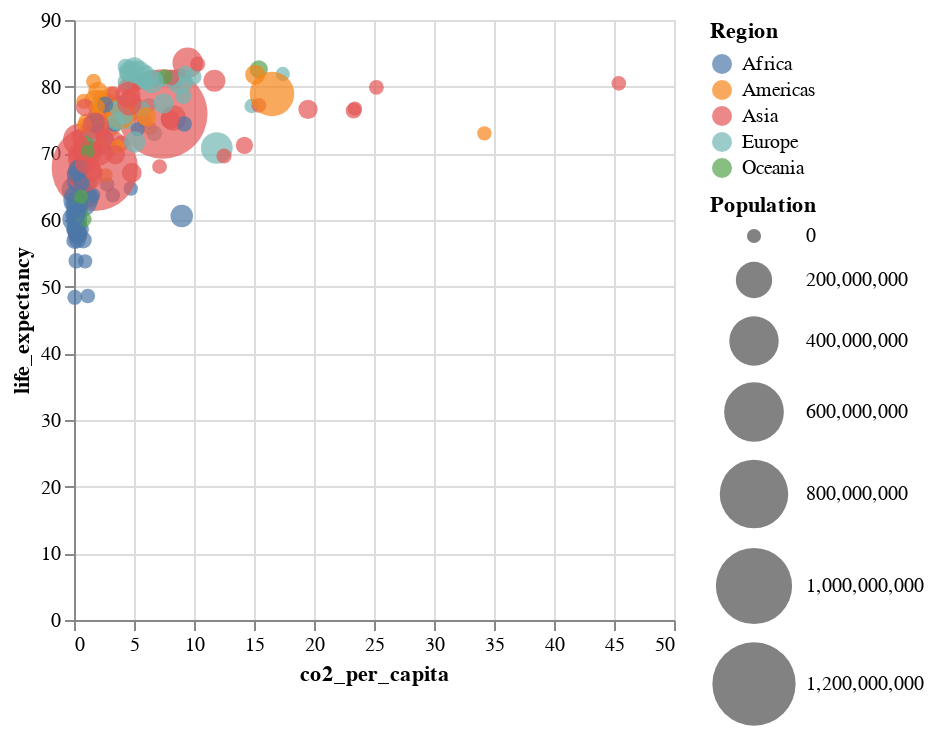

The notebook cell this image was saved under:
### Markdown cell above
<div class="alert alert-info" style="color:black">

### Question 7.1
rubric={accuracy:2,quality:1,viz:1}

<h4>
Python
</h4>
<ol type="1">
<li>Copy in your code from question 2.1 and confirm that your scatter plot is generated properly so that you didn't miss to copy anything.</li>
<li>Add a title of your choice to the chart.</li>
<li>Set the x-axis and y-axis scale so that they don’t include zero and are zoomed in to the extent of the data instead.</li>
<li>Set proper titles for the axis and the legends, which include spaces instead of underscores and are capitalized.</li>
<li>Some of the dots are really hard to see because they are so small and it is a bit difficult to distinguish the changes in size as well. Let’s make everything bigger and emphasize the size difference by using the <a href="https://altair-viz.github.io/gallery/airport_connections.html">range argument to <code>alt.Scale</code></a> (there is a lot of other things going on in this example, so just focus on how they specify <code>size</code>).</li>
<li>Enlarge the axis title font by finding and setting the <a href="https://altair-viz.github.io/user_guide/configuration.html?highlight=titlefont#axis-configuration">right parameter of <code>.configure_axis</code></a></li>
</ol>

</div>

### Code cell
# YOUR PYTHON ANSWER GOES HERE
import pandas as pd
import altair as alt

gap_df = pd.read_csv(
    "https://raw.githubusercontent.com/UofTCoders/workshops-dc-py/master/data/processed/world-data-gapminder.csv",
    parse_dates=["year"]
)

# Use the most recent year (same assumption as Q2.1-style scatter)
latest_year = gap_df.dropna(subset=["co2_per_capita"]).year.max()
gap_latest = gap_df[gap_df["year"] == latest_year]

alt.Chart(gap_latest).mark_circle(
    filled=True,
    opacity=0.7
).encode(
    x="co2_per_capita",
    y="life_expectancy",
    color=alt.Color(
        "region:N",
        title="Region"
    ),
    size=alt.Size(
        "population:Q",
        title="Population",
        scale=alt.Scale(range=[50, 2000])
    ),
    tooltip=[
        "country:N",
        "region:N",
        "co2_per_capita:Q",
        "life_expectancy:Q",
        "population:Q"
    ]
)

### Figure 1 — Vega-Lite specification as saved in the notebook (floating-point values rounded to 4 significant figures; data arrays with more than 128 entries replaced by an {"elided": "..."} marker saying what was removed)
{"config": {"view": {"continuousWidth": 300, "continuousHeight": 300}}, "data": {"name": "data-fca34f953122c03797a43d40fae0fc3c"}, "mark": {"type": "circle", "filled": true, "opacity": 0.7}, "encoding": {"color": {"field": "region", "title": "Region", "type": "nominal"}, "size": {"field": "population", "scale": {"range": [50, 2000]}, "title": "Population", "type": "quantitative"}, "tooltip": [{"field": "country", "type": "nominal"}, {"field": "region", "type": "nominal"}, {"field": "co2_per_capita", "type": "quantitative"}, {"field": "life_expectancy", "type": "quantitative"}, {"field": "population", "type": "quantitative"}], "x": {"field": "co2_per_capita", "type": "quantitative"}, "y": {"field": "life_expectancy", "type": "quantitative"}}, "$schema": "https://vega.github.io/schema/vega-lite/v5.20.1.json", "datasets": {"data-fca34f953122c03797a43d40fae0fc3c": {"elided": "178 records"}}}
